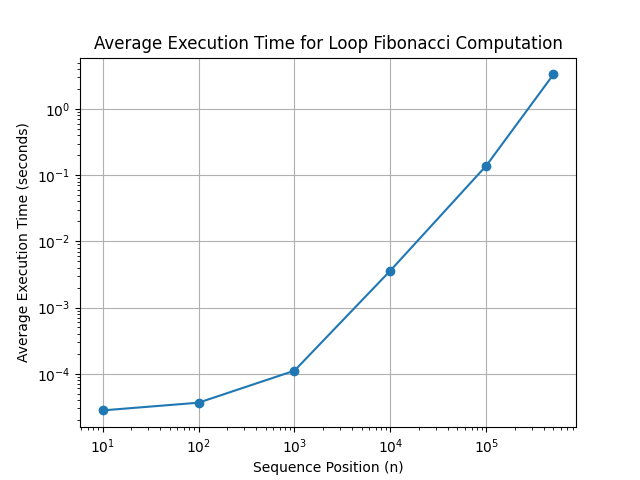

Write Python code to recreate this figure.
import matplotlib.pyplot as plt

# Fibonacci positions updated with your data points
fib_positions = [10, 100, 1000, 10000, 100000, 500000]

# Execution times in seconds updated with your results
execution_times = [
    2.7912799999999998E-5,  # Average time for position 10
    3.64925E-5,             # Average time for position 100
    1.1111155E-4,           # Average time for position 1000
    0.00361640185,          # Average time for position 10000
    0.13940766419999998,    # Average time for position 100000
    3.3220509402            # Average time for position 500000
]

plt.plot(fib_positions, execution_times, marker='o')  # Line plot with points

# Labeling the axes and the plot
plt.xlabel('Sequence Position (n)')
plt.ylabel('Average Execution Time (seconds)')
plt.title('Average Execution Time for Loop Fibonacci Computation')

# Setting the scale of the axes to log due to the wide range of values
plt.xscale('log')
plt.yscale('log')

plt.grid(True)
# Save the figure to a file instead of showing it
plt.savefig('LoopGraph.png')
